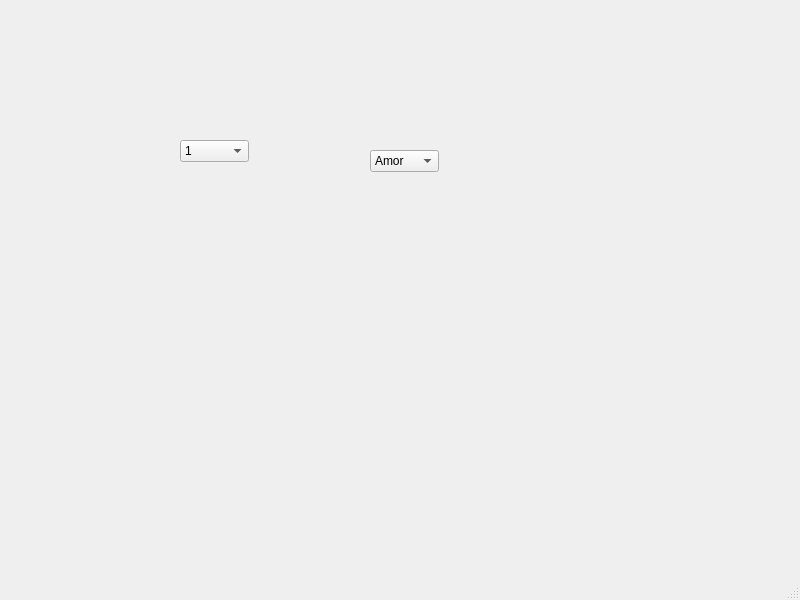
<?xml version="1.0" encoding="UTF-8"?>
<ui version="4.0">
 <class>MainWindow</class>
 <widget class="QMainWindow" name="MainWindow">
  <property name="geometry">
   <rect>
    <x>0</x>
    <y>0</y>
    <width>800</width>
    <height>600</height>
   </rect>
  </property>
  <property name="windowTitle">
   <string>MainWindow</string>
  </property>
  <widget class="QWidget" name="centralwidget">
   <widget class="QComboBox" name="comboBox">
    <property name="geometry">
     <rect>
      <x>180</x>
      <y>140</y>
      <width>69</width>
      <height>22</height>
     </rect>
    </property>
    <item>
     <property name="text">
      <string>1</string>
     </property>
    </item>
    <item>
     <property name="text">
      <string>2</string>
     </property>
    </item>
    <item>
     <property name="text">
      <string>3</string>
     </property>
    </item>
    <item>
     <property name="text">
      <string>4</string>
     </property>
    </item>
    <item>
     <property name="text">
      <string>5</string>
     </property>
    </item>
    <item>
     <property name="text">
      <string>6</string>
     </property>
    </item>
    <item>
     <property name="text">
      <string>7</string>
     </property>
    </item>
    <item>
     <property name="text">
      <string>8</string>
     </property>
    </item>
    <item>
     <property name="text">
      <string>9</string>
     </property>
    </item>
   </widget>
   <widget class="QComboBox" name="comboBox_2">
    <property name="geometry">
     <rect>
      <x>370</x>
      <y>150</y>
      <width>69</width>
      <height>22</height>
     </rect>
    </property>
    <item>
     <property name="text">
      <string>Amor </string>
     </property>
    </item>
    <item>
     <property name="text">
      <string>Amor 1</string>
     </property>
    </item>
    <item>
     <property name="text">
      <string>Amor 2</string>
     </property>
    </item>
    <item>
     <property name="text">
      <string>Amor 3 </string>
     </property>
    </item>
    <item>
     <property name="text">
      <string>Amor 4 </string>
     </property>
    </item>
    <item>
     <property name="text">
      <string>Amor 5</string>
     </property>
    </item>
   </widget>
  </widget>
  <widget class="QMenuBar" name="menubar">
   <property name="geometry">
    <rect>
     <x>0</x>
     <y>0</y>
     <width>800</width>
     <height>21</height>
    </rect>
   </property>
  </widget>
  <widget class="QStatusBar" name="statusbar"/>
 </widget>
 <resources/>
 <connections/>
</ui>
